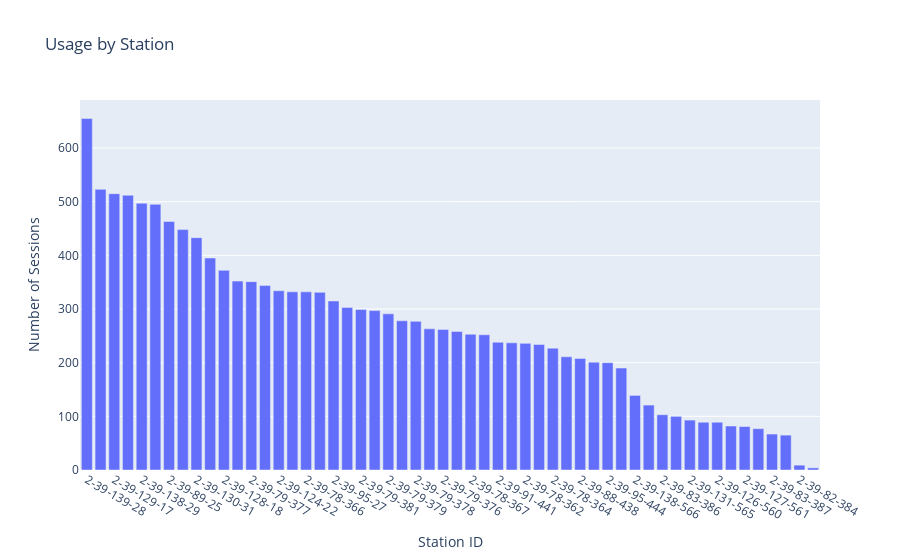

The cell this chart's notebook holds for it:
### Code cell
import plotly.express as px

station_counts = df['stationID'].value_counts().reset_index()
station_counts.columns = ['stationID', 'Usage']

space_counts = df['spaceID'].value_counts().reset_index()
space_counts.columns = ['spaceID', 'Usage']

site_counts = df['siteID'].value_counts().reset_index()
site_counts.columns = ['siteID', 'Usage']

# Create an interactive bar chart for station usage
fig_station = px.bar(
    station_counts,
    x='stationID',
    y='Usage',
    title='Usage by Station',
    labels={'stationID': 'Station ID', 'Usage': 'Number of Sessions'}
)
fig_station.show()

# Create an interactive bar chart for space usage
fig_space = px.bar(
    space_counts,
    x='spaceID',
    y='Usage',
    title='Usage by Space',
    labels={'space': 'Space', 'Usage': 'Number of Sessions'}
)
fig_space.show()

# Create an interactive bar chart for site usage
fig_site = px.bar(
    site_counts,
    x='siteID',
    y='Usage',
    title='Usage by Site',
    labels={'site': 'Site', 'Usage': 'Number of Sessions'}
)
fig_site.show()

### Figure 1 — Plotly figure (JSON) as saved in the notebook; plotly's stock layout.template omitted (floating-point values rounded to 4 significant figures)
{"data": [{"hovertemplate": "Station ID=%{x}<br>Number of Sessions=%{y}<extra></extra>", "legendgroup": "", "marker": {"color": "#636efa", "pattern": {"shape": ""}}, "name": "", "orientation": "v", "showlegend": false, "textposition": "auto", "type": "bar", "x": ["2-39-139-28", "2-39-131-30", "2-39-129-17", "2-39-127-19", "2-39-138-29", "2-39-125-21", "2-39-89-25", "2-39-123-23", "2-39-130-31", "2-39-79-380", "2-39-128-18", "2-39-78-365", "2-39-79-377", "2-39-91-437", "2-39-124-22", "2-39-126-20", "2-39-78-366", "2-39-88-24", "2-39-95-27", "2-39-79-383", "2-39-79-381", "2-39-78-363", "2-39-79-379", "2-39-78-360", "2-39-79-378", "2-39-90-26", "2-39-79-376", "2-39-78-361", "2-39-78-367", "2-39-92-436", "2-39-91-441", "2-39-79-382", "2-39-78-362", "2-39-92-442", "2-39-78-364", "2-39-90-440", "2-39-88-438", "2-39-89-439", "2-39-95-444", "2-39-123-557", "2-39-138-566", "2-39-130-564", "2-39-83-386", "2-39-128-562", "2-39-131-565", "2-39-139-567", "2-39-126-560", "2-39-129-563", "2-39-127-561", "2-39-124-558", "2-39-83-387", "2-39-125-559", "2-39-82-384", "2-39-82-385"], "xaxis": "x", "y": [655, 523, 515, 512, 497, 495, 463, 448, 433, 395, 372, 352, 351, 344, 334, 332, 332, 331, 315, 303, 299, 297, 291, 278, 277, 263, 262, 258, 253, 252, 238, 237, 236, 234, 227, 211, 208, 201, 200, 190, 139, 121, 103, 100, 93, 89, 89, 82, 81, 77, 67, 65, 9, 4], "yaxis": "y"}], "layout": {"barmode": "relative", "legend": {"tracegroupgap": 0}, "title": {"text": "Usage by Station"}, "xaxis": {"anchor": "y", "domain": [0, 1], "title": {"text": "Station ID"}}, "yaxis": {"anchor": "x", "domain": [0, 1], "title": {"text": "Number of Sessions"}}}}
